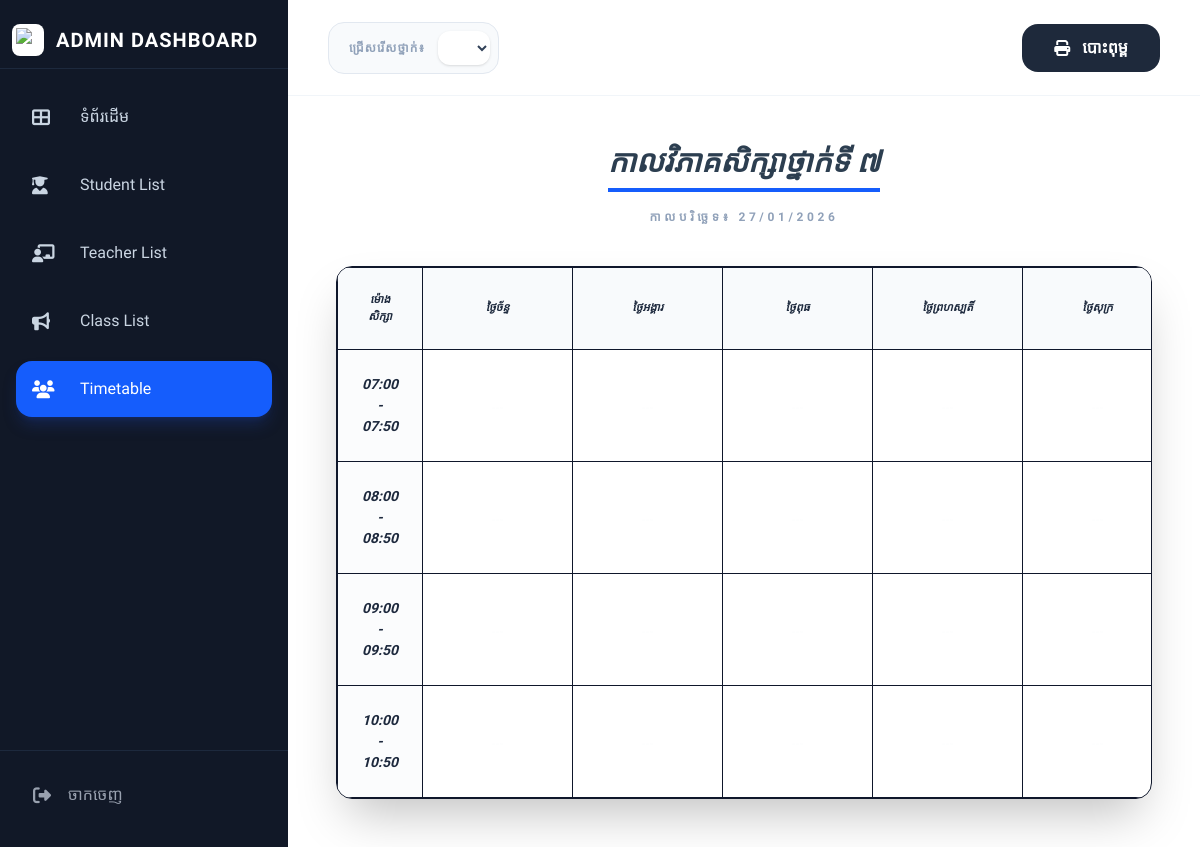
The page /views/admin/timetable_admin.php (signed in) on the database as committed earlier.
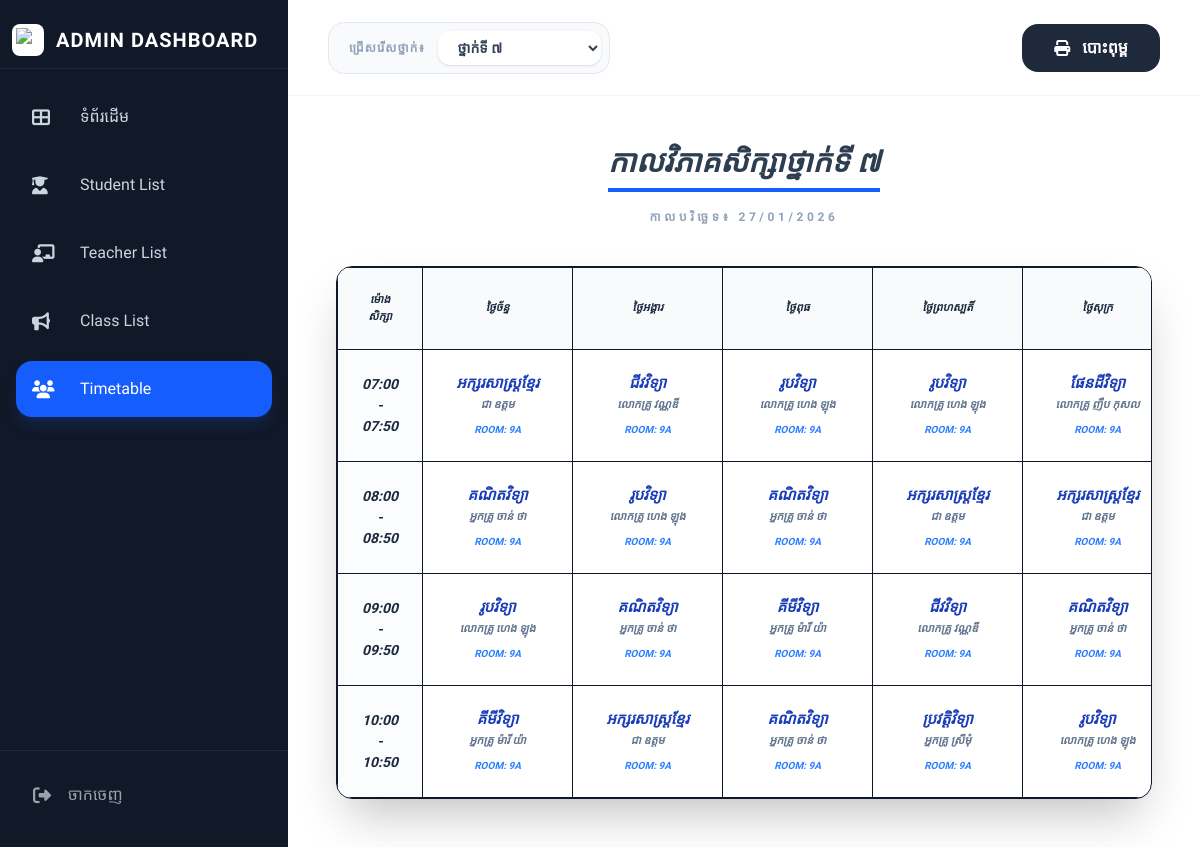
The same page on the database as committed later.
### tables this page shows
CREATE TABLE `classes` (
  `id` int(11) NOT NULL,
  `class_name` varchar(50) NOT NULL,
  `academic_year` varchar(20) DEFAULT NULL
);

CREATE TABLE `timetable` (
  `id` int(11) NOT NULL,
  `day_of_week` varchar(50) NOT NULL,
  `start_time` time NOT NULL,
  `end_time` time NOT NULL,
  `room_number` varchar(50) DEFAULT NULL,
  `subject_id` int(11) DEFAULT NULL,
  `teacher_id` int(11) DEFAULT NULL,
  `class_id` int(11) DEFAULT NULL,
  `is_deleted` tinyint(1) DEFAULT '0'
);

CREATE TABLE `subjects` (
  `id` int(11) NOT NULL,
  `subject_name` varchar(100) DEFAULT NULL,
  `teacher_id` varchar(20) DEFAULT NULL
);

CREATE TABLE `teachers` (
  `teacher_id` varchar(50) NOT NULL,
  `user_id` int(11) DEFAULT NULL,
  `full_name` varchar(255) DEFAULT NULL,
  `subjects` varchar(255) DEFAULT NULL,
  `phone` varchar(20) DEFAULT NULL,
  `profile_image` varchar(255) DEFAULT 'default_user.png'
);

### views/admin/timetable_admin.php (the view, shortened to what the changed rows need)
<?php
require_once '../../config/db.php';
include '../../includes/header.php';
$days = [
    'ច័ន្ទ' => 'ថ្ងៃច័ន្ទ',
    'អង្គារ' => 'ថ្ងៃអង្គារ',
    'ពុធ' => 'ថ្ងៃពុធ',
    'ព្រហស្បតិ៍' => 'ថ្ងៃព្រហស្បតិ៍',
    'សុក្រ' => 'ថ្ងៃសុក្រ',
    'សៅរ៍' => 'ថ្ងៃសៅរ៍'
];
$timeslots = [
    ['start' => '07:00:00', 'end' => '07:50:00', 'display' => '07:00 - 07:50'],
    ['start' => '08:00:00', 'end' => '08:50:00', 'display' => '08:00 - 08:50'],
    ['start' => '09:00:00', 'end' => '09:50:00', 'display' => '09:00 - 09:50'],
    ['start' => '10:00:00', 'end' => '10:50:00', 'display' => '10:00 - 10:50']
];
$class_id = isset($_GET['class_id']) ? mysqli_real_escape_string($conn, $_GET['class_id']) : 1;
$class_info = mysqli_query($conn, "SELECT class_name FROM classes WHERE id = '$class_id'");
$class_data = mysqli_fetch_assoc($class_info);
$display_name = $class_data ? $class_data['class_name'] : 'ថ្នាក់ទី ៧';
?>
<div class="flex h-screen w-full bg-[#f8fafc] overflow-hidden font-['Kantumruy_Pro']">
    <div class="flex-1 flex flex-col min-w-0 h-full overflow-hidden main-content">
        <header class="bg-white border-b border-slate-100 h-24 flex items-center justify-between px-10 shrink-0 no-print">
            <form method="GET" class="flex items-center gap-3 bg-slate-50 p-2 rounded-2xl border border-slate-200">
                <span class="pl-3 text-[12px] font-black text-slate-400 uppercase tracking-widest">ជ្រើសរើសថ្នាក់៖</span>
                <select name="class_id" onchange="this.form.submit()" class="bg-white border-none rounded-xl px-4 py-2 font-bold text-sm text-slate-700 shadow-sm">
                    <?php
                    $all_classes = mysqli_query($conn, "SELECT id, class_name FROM classes");
                    while($c = mysqli_fetch_assoc($all_classes)):
                    ?>
                    <option value="<?= $c['id'] ?>" <?= $class_id == $c['id'] ? 'selected' : '' ?>><?= $c['class_name'] ?></option>
                    <?php endwhile; ?>
                </select>
            </form>
        </header>
        <main class="flex-1 overflow-y-auto p-12 bg-white custom-scrollbar">
            <div class="text-center mb-10">
                <h2 class="text-3xl font-black text-slate-800 italic uppercase border-b-4 border-blue-600 inline-block pb-2">កាលវិភាគសិក្សា<?= $display_name ?></h2>
                <p class="text-[12px] text-slate-400 font-bold uppercase mt-4 tracking-[0.3em]">កាលបរិច្ឆេទ៖ <?= date('d/m/Y') ?></p>
            </div>
            <div class="table-border-print border-[1.5px] border-slate-900 rounded-2xl overflow-hidden shadow-2xl">
                <table class="w-full border-collapse">
                    <thead>
                        <tr class="bg-slate-50">
                            <th class="border border-slate-900 p-6 text-center font-black italic text-slate-800 uppercase text-[11px] w-40">ម៉ោងសិក្សា</th>
                            <?php foreach($days as $kh): ?>
                                <th class="border border-slate-900 p-6 text-center font-black italic text-slate-800 uppercase text-[11px]"><?= $kh ?></th>
                            <?php endforeach; ?>
                        </tr>
                    </thead>
                    <tbody>
                        <?php foreach($timeslots as $slot): ?>
                        <tr>
                            <td class="border border-slate-900 p-6 text-center font-black italic text-slate-800 text-[14px] bg-slate-50/50"><?= $slot['display'] ?></td>
                            <?php foreach($days as $day_db => $day_kh):
                                $sql = "SELECT t.*, s.subject_name, te.full_name as teacher_name
                                        FROM timetable t
                                        LEFT JOIN subjects s ON t.subject_id = s.id
                                        LEFT JOIN teachers te ON t.teacher_id = te.teacher_id
                                        WHERE t.class_id = '$class_id'
                                        AND t.day_of_week = '$day_db'
                                        AND t.start_time = '{$slot['start']}'
                                        AND t.end_time = '{$slot['end']}' LIMIT 1";
                                $res = mysqli_query($conn, $sql);
                                $data = ($res && mysqli_num_rows($res) > 0) ? mysqli_fetch_assoc($res) : null;
                            ?>
                            <td class="border border-slate-900 p-5 text-center min-w-[150px]">
                                <?php if($data): ?>
                                    <div class="flex flex-col gap-1">
                                        <span class="font-black text-blue-800 text-[15px] italic leading-tight uppercase"><?= $data['subject_name'] ?></span>
                                        <span class="text-[11px] font-bold text-slate-500 italic"><?= $data['teacher_name'] ?></span>
                                        <span class="text-[10px] font-black text-blue-500 italic uppercase mt-1">Room: <?= $data['room_number'] ?></span>
                                    </div>
                                <?php else: ?>
                                    <span class="opacity-10 text-[10px] font-bold text-slate-200 uppercase">---</span>
                                <?php endif; ?>
                            </td>
                            <?php endforeach; ?>
                        </tr>
                        <?php endforeach; ?>
                    </tbody>
                </table>
            </div>
        </main>
    </div>
</div>

Rows that differ between the two databases and show on the page:
added classes: class_name "ថ្នាក់ទី ៧"
added timetable: subject.subject_name "អក្សរសាស្ត្រខ្មែរ", teacher.full_name "ជា ឧត្តម", room_number "9A", shown under "07:00 - 07:50"
added timetable: subject.subject_name "ជីវវិទ្យា", teacher.full_name "លោកគ្រូ វណ្ណឌី", room_number "9A", shown under "07:00 - 07:50"
added timetable: subject.subject_name "រូបវិទ្យា", teacher.full_name "លោកគ្រូ ហេង ឡុង", room_number "9A", shown under "07:00 - 07:50"
added timetable: subject.subject_name "រូបវិទ្យា", teacher.full_name "លោកគ្រូ ហេង ឡុង", room_number "9A", shown under "07:00 - 07:50"
added timetable: subject.subject_name "ផែនដីវិទ្យា", teacher.full_name "លោកគ្រូ ញឹប កុសល", room_number "9A", shown under "07:00 - 07:50"
added timetable: subject.subject_name "គណិតវិទ្យា", teacher.full_name "អ្នកគ្រូ ចាន់ ថា", room_number "9A", shown under "08:00 - 08:50"
added timetable: subject.subject_name "រូបវិទ្យា", teacher.full_name "លោកគ្រូ ហេង ឡុង", room_number "9A", shown under "08:00 - 08:50"
added timetable: subject.subject_name "គណិតវិទ្យា", teacher.full_name "អ្នកគ្រូ ចាន់ ថា", room_number "9A", shown under "08:00 - 08:50"
added timetable: subject.subject_name "អក្សរសាស្ត្រខ្មែរ", teacher.full_name "ជា ឧត្តម", room_number "9A", shown under "08:00 - 08:50"
added timetable: subject.subject_name "អក្សរសាស្ត្រខ្មែរ", teacher.full_name "ជា ឧត្តម", room_number "9A", shown under "08:00 - 08:50"
added timetable: subject.subject_name "រូបវិទ្យា", teacher.full_name "លោកគ្រូ ហេង ឡុង", room_number "9A", shown under "09:00 - 09:50"
added timetable: subject.subject_name "គណិតវិទ្យា", teacher.full_name "អ្នកគ្រូ ចាន់ ថា", room_number "9A", shown under "09:00 - 09:50"
added timetable: subject.subject_name "គីមីវិទ្យា", teacher.full_name "អ្នកគ្រូ ម៉ារី យ៉ា", room_number "9A", shown under "09:00 - 09:50"
added timetable: subject.subject_name "ជីវវិទ្យា", teacher.full_name "លោកគ្រូ វណ្ណឌី", room_number "9A", shown under "09:00 - 09:50"
added timetable: subject.subject_name "គណិតវិទ្យា", teacher.full_name "អ្នកគ្រូ ចាន់ ថា", room_number "9A", shown under "09:00 - 09:50"
added timetable: subject.subject_name "គីមីវិទ្យា", teacher.full_name "អ្នកគ្រូ ម៉ារី យ៉ា", room_number "9A", shown under "10:00 - 10:50"
added timetable: subject.subject_name "អក្សរសាស្ត្រខ្មែរ", teacher.full_name "ជា ឧត្តម", room_number "9A", shown under "10:00 - 10:50"
added timetable: subject.subject_name "គណិតវិទ្យា", teacher.full_name "អ្នកគ្រូ ចាន់ ថា", room_number "9A", shown under "10:00 - 10:50"
added timetable: subject.subject_name "ប្រវត្តិវិទ្យា", teacher.full_name "អ្នកគ្រូ ស្រីមុំ", room_number "9A", shown under "10:00 - 10:50"
added timetable: subject.subject_name "រូបវិទ្យា", teacher.full_name "លោកគ្រូ ហេង ឡុង", room_number "9A", shown under "10:00 - 10:50"
Other text that changed with them:
form field class_id: (not shown) → "ថ្នាក់ទី ៧"
$display_name: "ថ្នាក់ទី ៧" → (not shown)
